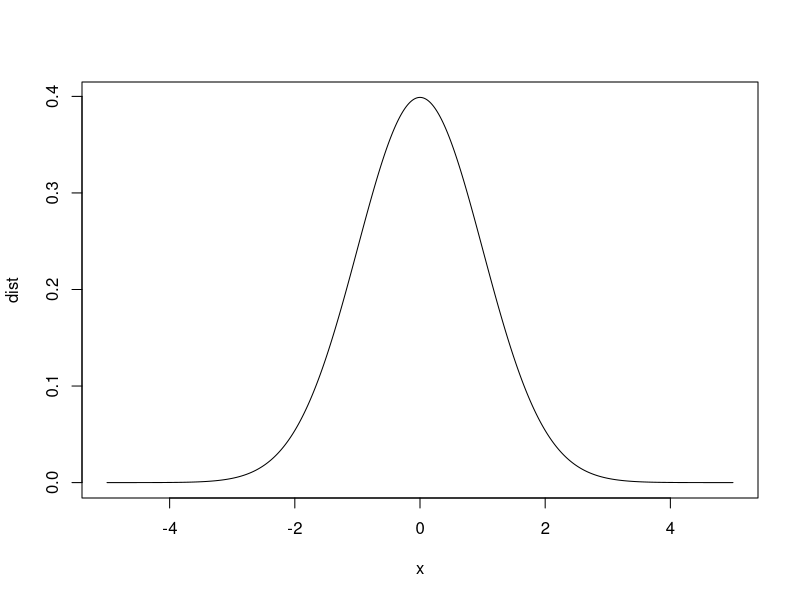
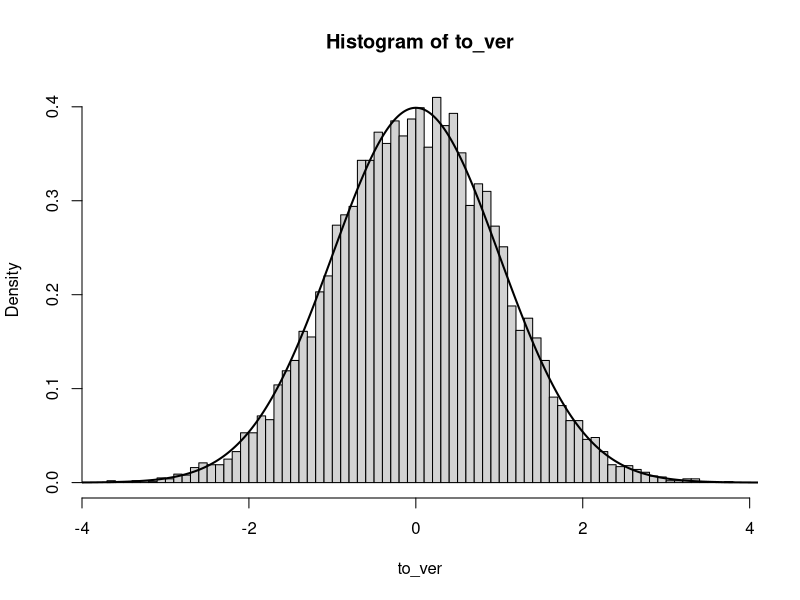

Recreate these plots in R, in order.


x = seq(-5, 5, length.out =  1000)
dist = exp(-x^2 / 2) / sqrt(2 * pi)
plot(x, dist, type = 'l')
runif

gaussMonte = function(n)
{
    sapply(1:n, 
            function(tmp)
            {
                # dla x na brzegach b. rzadko będą losowane y pod krzywą
                # dla x na środku prawie zawsze będą losowane y pod krzywą
                repeat
                {
                    x = runif(1, -10, 10)
                    y = runif(1, 0, 1 / sqrt(2 * pi))
                    if(y < exp(-x^2 / 2) / sqrt(2 * pi))
                        break
                }
                x        
            })   
}


gaussMonte(40)

if(F)
{
    hist(rnorm(10000), freq = F, breaks = 100)
    lines(x, dist, type = 'l', lwd=2)
    sd(rnorm(10000))
    shapiro.test(rnorm(10))
}

{
    to_ver = gaussMonte(10000)
    hist(to_ver, freq = F, breaks = 100)
    lines(x, dist, type = 'l', lwd=2)
    shapiro.test(to_ver[1:100])
    sd(to_ver)
    mean(to_ver)
}
